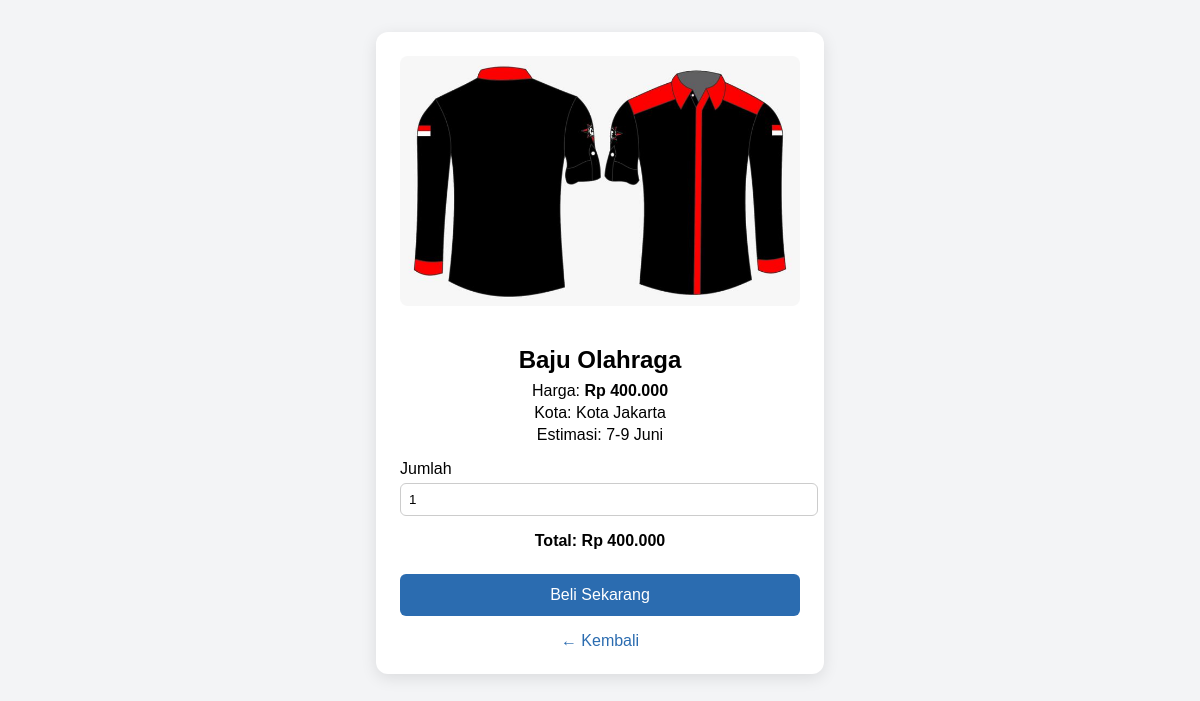
/views/checkout.php?id=2 (signed in), run on the app's committed database.
### tables this page shows
CREATE TABLE `produk` (
  `id` int(11) NOT NULL,
  `nama_produk` varchar(100) NOT NULL,
  `harga` int(11) NOT NULL,
  `harga_awal` int(11) DEFAULT 0,
  `kota` varchar(100) DEFAULT NULL,
  `estimasi` varchar(50) DEFAULT NULL,
  `gambar` varchar(255) DEFAULT NULL
);

### models/Produk.php (called while the page is built, shortened)
<?php
class Produk
{
    private $pdo;
    public function __construct($pdo)
    {
        $this->pdo = $pdo;
    }
    public function getById($id)
    {
        $stmt = $this->pdo->prepare("SELECT * FROM produk WHERE id = ?");
        $stmt->execute([$id]);
        return $stmt->fetch(PDO::FETCH_ASSOC);
    }
}

### views/checkout.php (the view, shortened to what this page needs)
<?php
require_once '../models/Produk.php';
$db = new Database();
$pdo = $db->connect();
$produkModel = new Produk($pdo);
$id = $_GET['id'] ?? null;
$produk = $produkModel->getById($id);
?>
<!DOCTYPE html>
<html lang="id">
<head>
</head>
<body>
<div class="card">
  <img src="../public/uploads/<?= htmlspecialchars($produk['gambar']) ?>" alt="<?= htmlspecialchars($produk['nama_produk']) ?>">
  <h2><?= htmlspecialchars($produk['nama_produk']) ?></h2>
  <p>Harga: <strong>Rp <?= number_format($produk['harga'], 0, ',', '.') ?></strong></p>
  <p>Kota: <?= htmlspecialchars($produk['kota']) ?></p>
  <p>Estimasi: <?= htmlspecialchars($produk['estimasi']) ?></p>
  <form action="../controllers/proses_checkout.php" method="POST">
    <div class="form-group">
      <label for="qty">Jumlah</label>
      <input type="number" id="qty" name="qty" value="1" min="1" required oninput="hitungTotal()">
    </div>
    <div class="total">
      Total: Rp <span id="total"><?= number_format($produk['harga'], 0, ',', '.') ?></span>
    </div>
    <button type="submit">Beli Sekarang</button>
  </form>
  <a class="back-link" href="../admin/index.php">← Kembali</a>
</div>
</body>
</html>

### views/checkout.php (style rules this page uses)
body { font-family: 'Poppins', sans-serif; background: #f3f4f6; margin: 0; padding: 2rem; display: flex; justify-content: center; align-items: center; }
.card { background: #fff; border-radius: 12px; box-shadow: 0 4px 16px rgba(0,0,0,0.1); width: 400px; padding: 1.5rem; text-align: center; }
.card img { width: 100%; max-height: 250px; object-fit: cover; border-radius: 8px; margin-bottom: 1rem; }
.card h2 { margin-bottom: 0.5rem; }
.card p { margin: 0.25rem 0; }
.form-group { margin: 1rem 0; text-align: left; }
.form-group label { display: block; margin-bottom: 0.3rem; }
.form-group input { width: 100%; padding: 0.5rem; border: 1px solid #ccc; border-radius: 6px; }
.total { margin-top: 1rem; font-weight: bold; }
button { margin-top: 1.5rem; width: 100%; padding: 0.75rem; border: none; border-radius: 6px; background-color: #2b6cb0; color: white; font-size: 1rem; cursor: pointer; }
.back-link { margin-top: 1rem; display: inline-block; color: #2b6cb0; text-decoration: none; }

### data on the page
produk: gambar (picture), nama_produk "Baju Olahraga", harga "400.000", kota "Kota Jakarta", estimasi "7-9 Juni"
